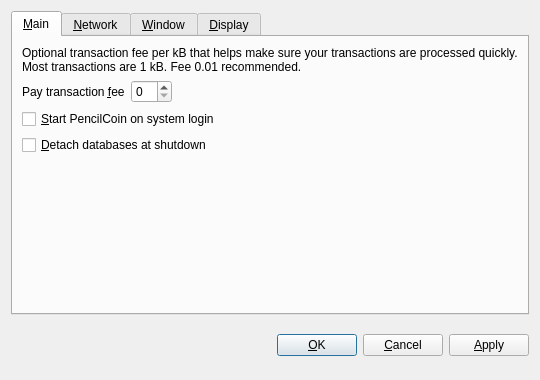
<?xml version="1.0" encoding="UTF-8"?>
<ui version="4.0">
 <class>OptionsDialog</class>
 <widget class="QDialog" name="OptionsDialog">
  <property name="geometry">
   <rect>
    <x>0</x>
    <y>0</y>
    <width>540</width>
    <height>380</height>
   </rect>
  </property>
  <property name="windowTitle">
   <string>Options</string>
  </property>
  <property name="modal">
   <bool>true</bool>
  </property>
  <layout class="QVBoxLayout" name="verticalLayout">
   <item>
    <widget class="QTabWidget" name="tabWidget">
     <property name="tabPosition">
      <enum>QTabWidget::North</enum>
     </property>
     <property name="currentIndex">
      <number>0</number>
     </property>
     <widget class="QWidget" name="tabMain">
      <attribute name="title">
       <string>&amp;Main</string>
      </attribute>
      <layout class="QVBoxLayout" name="verticalLayout_Main">
       <item>
        <widget class="QLabel" name="transactionFeeInfoLabel">
         <property name="text">
          <string>Optional transaction fee per kB that helps make sure your transactions are processed quickly. Most transactions are 1 kB. Fee 0.01 recommended.</string>
         </property>
         <property name="textFormat">
          <enum>Qt::PlainText</enum>
         </property>
         <property name="wordWrap">
          <bool>true</bool>
         </property>
        </widget>
       </item>
       <item>
        <layout class="QHBoxLayout" name="horizontalLayout_Main">
         <item>
          <widget class="QLabel" name="transactionFeeLabel">
           <property name="text">
            <string>Pay transaction &amp;fee</string>
           </property>
           <property name="textFormat">
            <enum>Qt::PlainText</enum>
           </property>
           <property name="buddy">
            <cstring>transactionFee</cstring>
           </property>
          </widget>
         </item>
         <item>
          <widget class="BitcoinAmountField" name="transactionFee"/>
         </item>
         <item>
          <spacer name="horizontalSpacer_Main">
           <property name="orientation">
            <enum>Qt::Horizontal</enum>
           </property>
           <property name="sizeHint" stdset="0">
            <size>
             <width>40</width>
             <height>20</height>
            </size>
           </property>
          </spacer>
         </item>
        </layout>
       </item>
       <item>
        <widget class="QCheckBox" name="bitcoinAtStartup">
         <property name="toolTip">
          <string>Automatically start PencilCoin after logging in to the system.</string>
         </property>
         <property name="text">
          <string>&amp;Start PencilCoin on system login</string>
         </property>
        </widget>
       </item>
       <item>
        <widget class="QCheckBox" name="detachDatabases">
         <property name="toolTip">
          <string>Detach block and address databases at shutdown. This means they can be moved to another data directory, but it slows down shutdown. The wallet is always detached.</string>
         </property>
         <property name="text">
          <string>&amp;Detach databases at shutdown</string>
         </property>
        </widget>
       </item>
       <item>
        <spacer name="verticalSpacer_Main">
         <property name="orientation">
          <enum>Qt::Vertical</enum>
         </property>
         <property name="sizeHint" stdset="0">
          <size>
           <width>20</width>
           <height>40</height>
          </size>
         </property>
        </spacer>
       </item>
      </layout>
     </widget>
     <widget class="QWidget" name="tabNetwork">
      <attribute name="title">
       <string>&amp;Network</string>
      </attribute>
      <layout class="QVBoxLayout" name="verticalLayout_Network">
       <item>
        <widget class="QCheckBox" name="mapPortUpnp">
         <property name="toolTip">
          <string>Automatically open the PencilCoin client port on the router. This only works when your router supports UPnP and it is enabled.</string>
         </property>
         <property name="text">
          <string>Map port using &amp;UPnP</string>
         </property>
        </widget>
       </item>
       <item>
        <widget class="QCheckBox" name="connectSocks">
         <property name="toolTip">
          <string>Connect to the PencilCoin network through a SOCKS proxy (e.g. when connecting through Tor).</string>
         </property>
         <property name="text">
          <string>&amp;Connect through SOCKS proxy:</string>
         </property>
        </widget>
       </item>
       <item>
        <layout class="QHBoxLayout" name="horizontalLayout_Network">
         <item>
          <widget class="QLabel" name="proxyIpLabel">
           <property name="text">
            <string>Proxy &amp;IP:</string>
           </property>
           <property name="textFormat">
            <enum>Qt::PlainText</enum>
           </property>
           <property name="buddy">
            <cstring>proxyIp</cstring>
           </property>
          </widget>
         </item>
         <item>
          <widget class="QValidatedLineEdit" name="proxyIp">
           <property name="maximumSize">
            <size>
             <width>140</width>
             <height>16777215</height>
            </size>
           </property>
           <property name="toolTip">
            <string>IP address of the proxy (e.g. 127.0.0.1)</string>
           </property>
          </widget>
         </item>
         <item>
          <widget class="QLabel" name="proxyPortLabel">
           <property name="text">
            <string>&amp;Port:</string>
           </property>
           <property name="textFormat">
            <enum>Qt::PlainText</enum>
           </property>
           <property name="buddy">
            <cstring>proxyPort</cstring>
           </property>
          </widget>
         </item>
         <item>
          <widget class="QLineEdit" name="proxyPort">
           <property name="maximumSize">
            <size>
             <width>55</width>
             <height>16777215</height>
            </size>
           </property>
           <property name="toolTip">
            <string>Port of the proxy (e.g. 9050)</string>
           </property>
          </widget>
         </item>
         <item>
          <widget class="QLabel" name="socksVersionLabel">
           <property name="text">
            <string>SOCKS &amp;Version:</string>
           </property>
           <property name="textFormat">
            <enum>Qt::PlainText</enum>
           </property>
           <property name="buddy">
            <cstring>socksVersion</cstring>
           </property>
          </widget>
         </item>
         <item>
          <widget class="QValueComboBox" name="socksVersion">
           <property name="toolTip">
            <string>SOCKS version of the proxy (e.g. 5)</string>
           </property>
          </widget>
         </item>
         <item>
          <spacer name="horizontalSpacer_Network">
           <property name="orientation">
            <enum>Qt::Horizontal</enum>
           </property>
           <property name="sizeHint" stdset="0">
            <size>
             <width>40</width>
             <height>20</height>
            </size>
           </property>
          </spacer>
         </item>
        </layout>
       </item>
       <item>
        <spacer name="verticalSpacer_Network">
         <property name="orientation">
          <enum>Qt::Vertical</enum>
         </property>
         <property name="sizeHint" stdset="0">
          <size>
           <width>20</width>
           <height>40</height>
          </size>
         </property>
        </spacer>
       </item>
      </layout>
     </widget>
     <widget class="QWidget" name="tabWindow">
      <attribute name="title">
       <string>&amp;Window</string>
      </attribute>
      <layout class="QVBoxLayout" name="verticalLayout_Window">
       <item>
        <widget class="QCheckBox" name="minimizeToTray">
         <property name="toolTip">
          <string>Show only a tray icon after minimizing the window.</string>
         </property>
         <property name="text">
          <string>&amp;Minimize to the tray instead of the taskbar</string>
         </property>
        </widget>
       </item>
       <item>
        <widget class="QCheckBox" name="minimizeOnClose">
         <property name="toolTip">
          <string>Minimize instead of exit the application when the window is closed. When this option is enabled, the application will be closed only after selecting Quit in the menu.</string>
         </property>
         <property name="text">
          <string>M&amp;inimize on close</string>
         </property>
        </widget>
       </item>
       <item>
        <spacer name="verticalSpacer_Window">
         <property name="orientation">
          <enum>Qt::Vertical</enum>
         </property>
         <property name="sizeHint" stdset="0">
          <size>
           <width>20</width>
           <height>40</height>
          </size>
         </property>
        </spacer>
       </item>
      </layout>
     </widget>
     <widget class="QWidget" name="tabDisplay">
      <attribute name="title">
       <string>&amp;Display</string>
      </attribute>
      <layout class="QVBoxLayout" name="verticalLayout_Display">
       <item>
        <layout class="QHBoxLayout" name="horizontalLayout_1_Display">
         <item>
          <widget class="QLabel" name="langLabel">
           <property name="text">
            <string>User Interface &amp;language:</string>
           </property>
           <property name="textFormat">
            <enum>Qt::PlainText</enum>
           </property>
           <property name="buddy">
            <cstring>lang</cstring>
           </property>
          </widget>
         </item>
         <item>
          <widget class="QValueComboBox" name="lang">
           <property name="toolTip">
            <string>The user interface language can be set here. This setting will take effect after restarting pencilcoin.</string>
           </property>
          </widget>
         </item>
        </layout>
       </item>
       <item>
        <layout class="QHBoxLayout" name="horizontalLayout_2_Display">
         <item>
          <widget class="QLabel" name="unitLabel">
           <property name="text">
            <string>&amp;Unit to show amounts in:</string>
           </property>
           <property name="textFormat">
            <enum>Qt::PlainText</enum>
           </property>
           <property name="buddy">
            <cstring>unit</cstring>
           </property>
          </widget>
         </item>
         <item>
          <widget class="QValueComboBox" name="unit">
           <property name="toolTip">
            <string>Choose the default subdivision unit to show in the interface and when sending coins.</string>
           </property>
          </widget>
         </item>
        </layout>
       </item>
       <item>
        <widget class="QCheckBox" name="displayAddresses">
         <property name="toolTip">
          <string>Whether to show PencilCoin addresses in the transaction list or not.</string>
         </property>
         <property name="text">
          <string>&amp;Display addresses in transaction list</string>
         </property>
        </widget>
       </item>
       <item>
        <widget class="QCheckBox" name="coinControlFeatures">
         <property name="toolTip">
          <string>Whether to show coin control features or not.</string>
         </property>
         <property name="text">
          <string>Display coin &amp;control features (experts only!)</string>
         </property>
        </widget>
       </item>
       <item>
        <spacer name="verticalSpacer_Display">
         <property name="orientation">
          <enum>Qt::Vertical</enum>
         </property>
         <property name="sizeHint" stdset="0">
          <size>
           <width>20</width>
           <height>40</height>
          </size>
         </property>
        </spacer>
       </item>
      </layout>
     </widget>
    </widget>
   </item>
   <item>
    <layout class="QHBoxLayout" name="horizontalLayout_Buttons">
     <item>
      <spacer name="horizontalSpacer_1">
       <property name="orientation">
        <enum>Qt::Horizontal</enum>
       </property>
       <property name="sizeHint" stdset="0">
        <size>
         <width>40</width>
         <height>48</height>
        </size>
       </property>
      </spacer>
     </item>
     <item>
      <widget class="QLabel" name="statusLabel">
       <property name="font">
        <font>
         <weight>75</weight>
         <bold>true</bold>
        </font>
       </property>
       <property name="text">
        <string/>
       </property>
       <property name="textFormat">
        <enum>Qt::PlainText</enum>
       </property>
       <property name="wordWrap">
        <bool>true</bool>
       </property>
      </widget>
     </item>
     <item>
      <spacer name="horizontalSpacer_2">
       <property name="orientation">
        <enum>Qt::Horizontal</enum>
       </property>
       <property name="sizeHint" stdset="0">
        <size>
         <width>40</width>
         <height>48</height>
        </size>
       </property>
      </spacer>
     </item>
     <item>
      <widget class="QPushButton" name="okButton">
       <property name="text">
        <string>&amp;OK</string>
       </property>
      </widget>
     </item>
     <item>
      <widget class="QPushButton" name="cancelButton">
       <property name="text">
        <string>&amp;Cancel</string>
       </property>
       <property name="autoDefault">
        <bool>false</bool>
       </property>
      </widget>
     </item>
     <item>
      <widget class="QPushButton" name="applyButton">
       <property name="text">
        <string>&amp;Apply</string>
       </property>
       <property name="autoDefault">
        <bool>false</bool>
       </property>
      </widget>
     </item>
    </layout>
   </item>
  </layout>
 </widget>
 <customwidgets>
  <customwidget>
   <class>BitcoinAmountField</class>
   <extends>QSpinBox</extends>
   <header>bitcoinamountfield.h</header>
  </customwidget>
  <customwidget>
   <class>QValueComboBox</class>
   <extends>QComboBox</extends>
   <header>qvaluecombobox.h</header>
  </customwidget>
  <customwidget>
   <class>QValidatedLineEdit</class>
   <extends>QLineEdit</extends>
   <header>qvalidatedlineedit.h</header>
  </customwidget>
 </customwidgets>
 <resources/>
 <connections/>
</ui>
